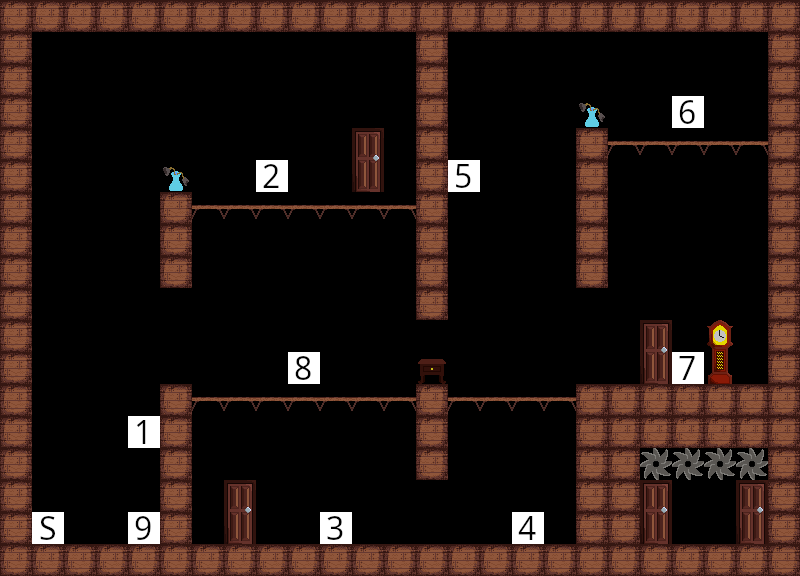

Tiled map render using the project's own tile images. Description and the whole map definition, tile-layer contents included, below:
An orthogonal 25x18 tile map with 32x32 px tiles, 1 tile layer (Tile Layer 1).

<map version="1.10" tiledversion="1.10.2" orientation="orthogonal" renderorder="right-down" width="25" height="18" tilewidth="32" tileheight="32" infinite="0" nextlayerid="2" nextobjectid="1">
 <editorsettings>
  <export target="../assets/levels/LevelWiggly.csv" format="csv" />
 </editorsettings>
 <tileset firstgid="1" source="tiles.tsx" />
 <layer id="1" name="Tile Layer 1" width="25" height="18">
  <data encoding="csv">
2,2,2,2,2,2,2,2,2,2,2,2,2,2,2,2,2,2,2,2,2,2,2,2,2,
2,0,0,0,0,0,0,0,0,0,0,0,0,2,0,0,0,0,0,0,0,0,0,0,2,
2,0,0,0,0,0,0,0,0,0,0,0,0,2,0,0,0,0,0,0,0,0,0,0,2,
2,0,0,0,0,0,0,0,0,0,0,0,0,2,0,0,0,0,22,0,0,106,0,0,2,
2,0,0,0,0,0,0,0,0,0,0,0,0,2,0,0,0,0,2,3,3,3,3,3,2,
2,0,0,0,0,22,0,0,102,0,0,24,0,2,105,0,0,0,2,0,0,0,0,0,2,
2,0,0,0,0,2,3,3,3,3,3,3,3,2,0,0,0,0,2,0,0,0,0,0,2,
2,0,0,0,0,2,0,0,0,0,0,0,0,2,0,0,0,0,2,0,0,0,0,0,2,
2,0,0,0,0,2,0,0,0,0,0,0,0,2,0,0,0,0,2,0,0,0,0,0,2,
2,0,0,0,0,0,0,0,0,0,0,0,0,2,0,0,0,0,0,0,0,0,0,0,2,
2,0,0,0,0,0,0,0,0,0,0,0,0,0,0,0,0,0,0,0,0,0,0,0,2,
2,0,0,0,0,0,0,0,0,108,0,0,0,21,0,0,0,0,0,0,24,107,25,0,2,
2,0,0,0,0,2,3,3,3,3,3,3,3,2,3,3,3,3,2,2,2,2,2,2,2,
2,0,0,0,101,2,0,0,0,0,0,0,0,2,0,0,0,0,2,2,2,2,2,2,2,
2,0,0,0,0,2,0,0,0,0,0,0,0,2,0,0,0,0,2,2,4,4,4,4,2,
2,0,0,0,0,2,0,0,0,0,0,0,0,0,0,0,0,0,2,2,0,0,0,0,2,
2,6,0,0,109,2,0,24,0,0,103,0,0,0,0,0,104,0,2,2,24,0,0,24,2,
2,2,2,2,2,2,2,2,2,2,2,2,2,2,2,2,2,2,2,2,2,2,2,2,2
</data>
 </layer>
</map>
